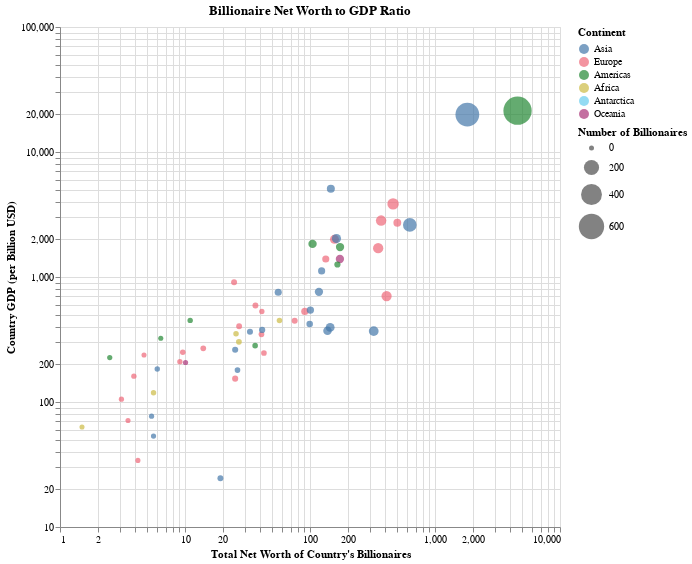

Here is the notebook cell this chart was saved with:
### Code cell
bind = alt.selection_interval(bind='scales')
color_range = ['#4477AA', '#EE6677', '#228833', '#CCBB44', '#66CCEE', '#AA3377']
cont_domain = ['Asia', 'Europe', 'Americas', 'Africa', 'Antarctica', 'Oceania']


task5 = alt.Chart(gdf).mark_circle().encode(
    y=alt.Y("gdp_country:Q",
            scale=alt.Scale(type='log'),
            title="Country GDP (per Billion USD)"),
    x=alt.X("totalWorth",
            scale=alt.Scale(type='log'),
            title="Total Net Worth of Country's Billionaires"),
    size=alt.Size("num_billionaires",
                  scale=alt.Scale(range=[25, 800]),
                  title="Number of Billionaires"),
    color=alt.Color("continent", title="Continent", scale=alt.Scale(domain=cont_domain,
                                                                    range=color_range)),
    tooltip=["country", 'num_billionaires', 'gdp_country:Q'],
).properties(
    height=500,
    width=500,
    title="Billionaire Net Worth to GDP Ratio",
).add_params(
    bind
)
task5

### Figure 1 — Vega-Lite specification as saved in the notebook (floating-point values rounded to 4 significant figures)
{"config": {"view": {"continuousWidth": 300, "continuousHeight": 300}}, "data": {"name": "data-452c6fe2764d93e591ac34f91762d84d"}, "mark": {"type": "circle"}, "encoding": {"color": {"field": "continent", "scale": {"domain": ["Asia", "Europe", "Americas", "Africa", "Antarctica", "Oceania"], "range": ["#4477AA", "#EE6677", "#228833", "#CCBB44", "#66CCEE", "#AA3377"]}, "title": "Continent", "type": "nominal"}, "size": {"field": "num_billionaires", "scale": {"range": [25, 800]}, "title": "Number of Billionaires", "type": "quantitative"}, "tooltip": [{"field": "country", "type": "nominal"}, {"field": "num_billionaires", "type": "quantitative"}, {"field": "gdp_country", "type": "quantitative"}], "x": {"field": "totalWorth", "scale": {"type": "log"}, "title": "Total Net Worth of Country's Billionaires", "type": "quantitative"}, "y": {"field": "gdp_country", "scale": {"type": "log"}, "title": "Country GDP (per Billion USD)", "type": "quantitative"}}, "height": 500, "params": [{"name": "param_26", "select": {"type": "interval"}, "bind": "scales"}], "title": "Billionaire Net Worth to GDP Ratio", "width": 500, "$schema": "https://vega.github.io/schema/vega-lite/v5.14.1.json", "datasets": {"data-452c6fe2764d93e591ac34f91762d84d": [{"country": "Argentina", "continent": "Americas", "gdp_country": 449.7, "num_billionaires": 4, "totalWorth": 11.0}, {"country": "Australia", "continent": "Oceania", "gdp_country": 1393.0, "num_billionaires": 43, "totalWorth": 173.5}, {"country": "Austria", "continent": "Europe", "gdp_country": 446.3, "num_billionaires": 11, "totalWorth": 75.4}, {"country": "Belgium", "continent": "Europe", "gdp_country": 529.6, "num_billionaires": 3, "totalWorth": 41.2}, {"country": "Brazil", "continent": "Americas", "gdp_country": 1840.0, "num_billionaires": 44, "totalWorth": 104.8}, {"country": "Canada", "continent": "Americas", "gdp_country": 1736.0, "num_billionaires": 42, "totalWorth": 173.9}, {"country": "Chile", "continent": "Americas", "gdp_country": 282.3, "num_billionaires": 6, "totalWorth": 36.4}, {"country": "China", "continent": "Asia", "gdp_country": 19910.0, "num_billionaires": 527, "totalWorth": 1815.0}, {"country": "Colombia", "continent": "Americas", "gdp_country": 323.8, "num_billionaires": 1, "totalWorth": 6.4}, {"country": "Cyprus", "continent": "Asia", "gdp_country": 24.56, "num_billionaires": 10, "totalWorth": 19.2}, {"country": "Czech Republic", "continent": "Europe", "gdp_country": 246.5, "num_billionaires": 7, "totalWorth": 42.8}, {"country": "Denmark", "continent": "Europe", "gdp_country": 348.1, "num_billionaires": 7, "totalWorth": 40.9}, {"country": "Egypt", "continent": "Africa", "gdp_country": 303.2, "num_billionaires": 8, "totalWorth": 27.0}, {"country": "Finland", "continent": "Europe", "gdp_country": 268.8, "num_billionaires": 7, "totalWorth": 14.0}, {"country": "France", "continent": "Europe", "gdp_country": 2716.0, "num_billionaires": 35, "totalWorth": 499.5}, {"country": "Germany", "continent": "Europe", "gdp_country": 3846.0, "num_billionaires": 102, "totalWorth": 462.1}, {"country": "Greece", "continent": "Europe", "gdp_country": 209.9, "num_billionaires": 3, "totalWorth": 9.1}, {"country": "Hong Kong", "continent": "Asia", "gdp_country": 369.2, "num_billionaires": 69, "totalWorth": 323.4}, {"country": "Hungary", "continent": "Europe", "gdp_country": 161.0, "num_billionaires": 3, "totalWorth": 3.9}, {"country": "India", "continent": "Asia", "gdp_country": 2611.0, "num_billionaires": 157, "totalWorth": 628.7}, {"country": "Indonesia", "continent": "Asia", "gdp_country": 1119.0, "num_billionaires": 25, "totalWorth": 123.9}, {"country": "Israel", "continent": "Asia", "gdp_country": 395.1, "num_billionaires": 52, "totalWorth": 145.0}, {"country": "Italy", "continent": "Europe", "gdp_country": 2001.0, "num_billionaires": 55, "totalWorth": 156.9}, {"country": "Japan", "continent": "Asia", "gdp_country": 5082.0, "num_billionaires": 38, "totalWorth": 146.8}, {"country": "Kazakhstan", "continent": "Asia", "gdp_country": 180.2, "num_billionaires": 7, "totalWorth": 26.3}, {"country": "Latvia", "continent": "Europe", "gdp_country": 34.12, "num_billionaires": 1, "totalWorth": 4.2}, {"country": "Lebanon", "continent": "Asia", "gdp_country": 53.37, "num_billionaires": 2, "totalWorth": 5.6}, {"country": "Luxembourg", "continent": "Europe", "gdp_country": 71.1, "num_billionaires": 1, "totalWorth": 3.5}, {"country": "Malaysia", "continent": "Asia", "gdp_country": 364.7, "num_billionaires": 11, "totalWorth": 33.1}, {"country": "Mexico", "continent": "Americas", "gdp_country": 1258.0, "num_billionaires": 13, "totalWorth": 165.7}, {"country": "Morocco", "continent": "Africa", "gdp_country": 118.7, "num_billionaires": 4, "totalWorth": 5.6}, {"country": "Netherlands", "continent": "Europe", "gdp_country": 909.1, "num_billionaires": 10, "totalWorth": 24.7}, {"country": "New Zealand", "continent": "Oceania", "gdp_country": 206.9, "num_billionaires": 2, "totalWorth": 10.1}, {"country": "Nigeria", "continent": "Africa", "gdp_country": 448.1, "num_billionaires": 6, "totalWorth": 57.0}, {"country": "Norway", "continent": "Europe", "gdp_country": 403.3, "num_billionaires": 9, "totalWorth": 27.1}, {"country": "Oman", "continent": "Asia", "gdp_country": 76.98, "num_billionaires": 2, "totalWorth": 5.4}, {"country": "Peru", "continent": "Americas", "gdp_country": 226.8, "num_billionaires": 2, "totalWorth": 2.5}, {"country": "Philippines", "continent": "Asia", "gdp_country": 376.8, "num_billionaires": 14, "totalWorth": 41.4}, {"country": "Poland", "continent": "Europe", "gdp_country": 592.2, "num_billionaires": 10, "totalWorth": 36.6}, {"country": "Portugal", "continent": "Europe", "gdp_country": 237.7, "num_billionaires": 1, "totalWorth": 4.7}, {"country": "Qatar", "continent": "Asia", "gdp_country": 183.5, "num_billionaires": 4, "totalWorth": 6.0}, {"country": "Romania", "continent": "Europe", "gdp_country": 250.1, "num_billionaires": 6, "totalWorth": 9.6}, {"country": "Russia", "continent": "Europe", "gdp_country": 1700.0, "num_billionaires": 79, "totalWorth": 351.0}, {"country": "Singapore", "continent": "Asia", "gdp_country": 372.1, "num_billionaires": 46, "totalWorth": 138.0}, {"country": "Slovakia", "continent": "Europe", "gdp_country": 105.4, "num_billionaires": 2, "totalWorth": 3.1}, {"country": "South Africa", "continent": "Africa", "gdp_country": 351.4, "num_billionaires": 5, "totalWorth": 25.6}, {"country": "South Korea", "continent": "Asia", "gdp_country": 2029.0, "num_billionaires": 58, "totalWorth": 162.8}, {"country": "Spain", "continent": "Europe", "gdp_country": 1394.0, "num_billionaires": 25, "totalWorth": 133.7}, {"country": "Sweden", "continent": "Europe", "gdp_country": 530.8, "num_billionaires": 26, "totalWorth": 90.9}, {"country": "Switzerland", "continent": "Europe", "gdp_country": 703.1, "num_billionaires": 78, "totalWorth": 409.9}, {"country": "Taiwan", "continent": "Asia", "gdp_country": 760.5, "num_billionaires": 43, "totalWorth": 117.9}, {"country": "Tanzania", "continent": "Africa", "gdp_country": 63.18, "num_billionaires": 1, "totalWorth": 1.5}, {"country": "Thailand", "continent": "Asia", "gdp_country": 543.6, "num_billionaires": 28, "totalWorth": 100.7}, {"country": "Turkey", "continent": "Asia", "gdp_country": 754.4, "num_billionaires": 25, "totalWorth": 55.7}, {"country": "Ukraine", "continent": "Europe", "gdp_country": 153.8, "num_billionaires": 12, "totalWorth": 25.2}, {"country": "United Arab Emirates", "continent": "Asia", "gdp_country": 421.1, "num_billionaires": 17, "totalWorth": 99.4}, {"country": "United Kingdom", "continent": "Europe", "gdp_country": 2827.0, "num_billionaires": 82, "totalWorth": 370.7}, {"country": "United States", "continent": "Americas", "gdp_country": 21430.0, "num_billionaires": 754, "totalWorth": 4575.0}, {"country": "Vietnam", "continent": "Asia", "gdp_country": 261.9, "num_billionaires": 12, "totalWorth": 25.2}]}}
